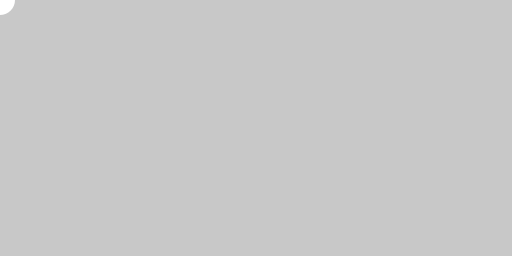
Frame 1 (no input)
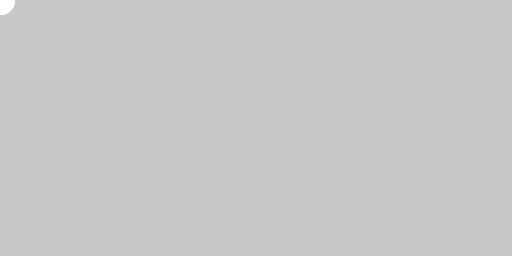
Frame 60 (the mouse pressed at the canvas centre just before this capture)
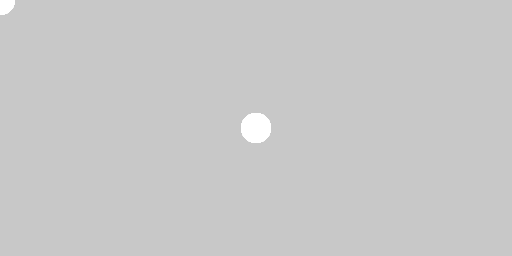
Frame 120 (the mouse held since frame 60 and released just before this capture)

The Processing sketch that drew these frames (run headless with seeded random() and noise(); from frame 60 on, the mouse is pressed at the canvas centre):

// Processing sketch: sketch_3_3_4
// ── sketch_3_3_4.pde
int r,g,b = 0;

void setup(){
  size(512, 256);
  background(200);  noStroke();
  textSize(32);  textAlign(CENTER);
}

void draw(){
  //background(200);
  ellipse(mouseX,mouseY,30,30);
}

void mouseDragged(){
  //background(200);
  fill(r,g,b);
  ellipse(mouseX,mouseY,30,30);
}

void mouseReleased() {
  //background(200);
  fill(255);
  ellipse(mouseX,mouseY,30,30);
}

void keyPressed(){
  if(key == 'q') {
    r =  255;
    g = 3;
    b = 7;
  }
  if(key == 'w') {
    r = 0;
    g = 70;
    b = 255;
  }if(key == 'e') {
    r = 0;
    g = 255;
    b = 31;
  }
  if(key == 'r') {
    r = 255;
    g = 234;
    b = 0;
  }if(key == 't') {
    r = 250;
    g = 255;
    b = 250;
  }
}
